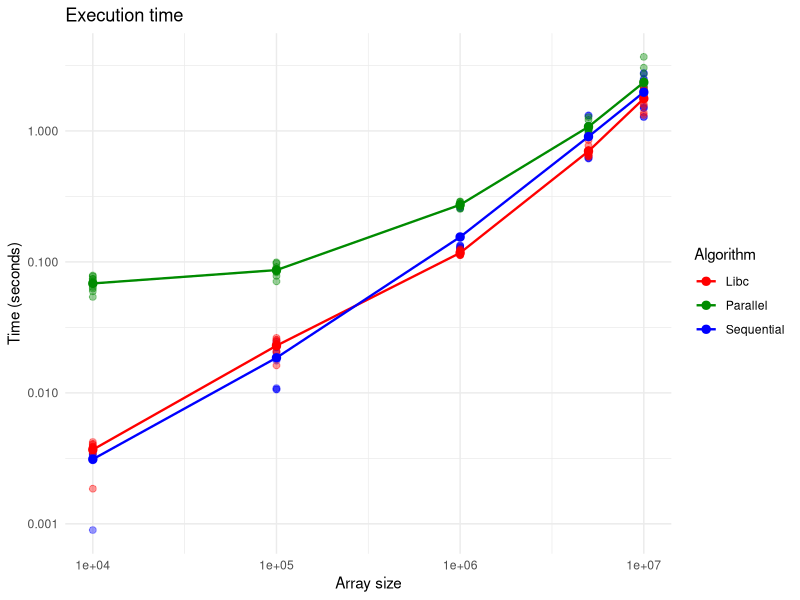
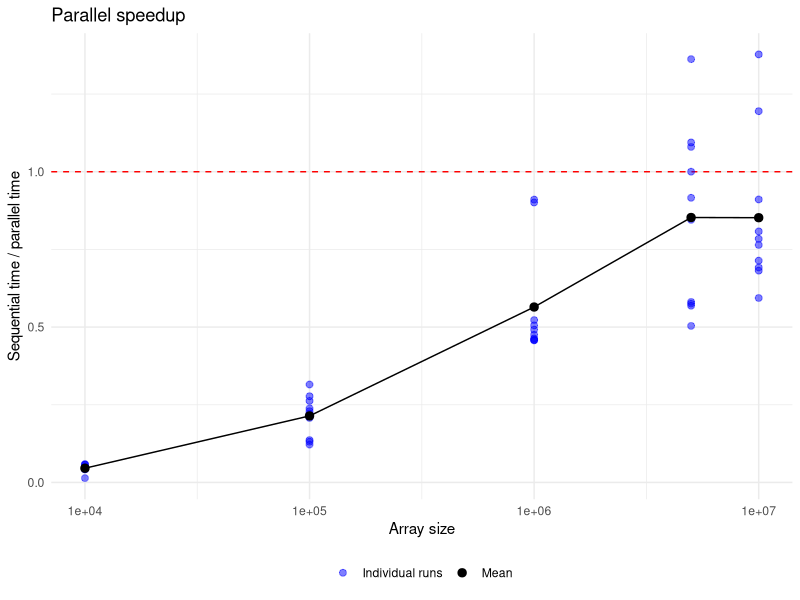
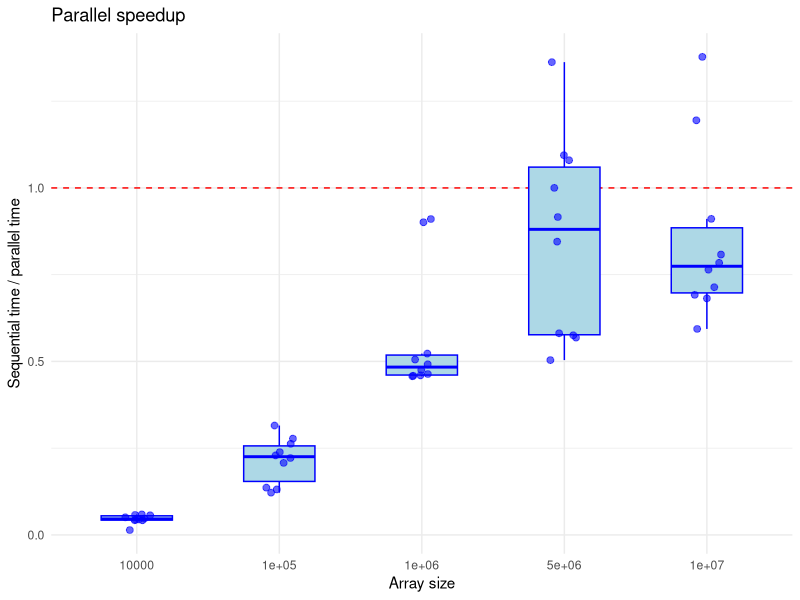
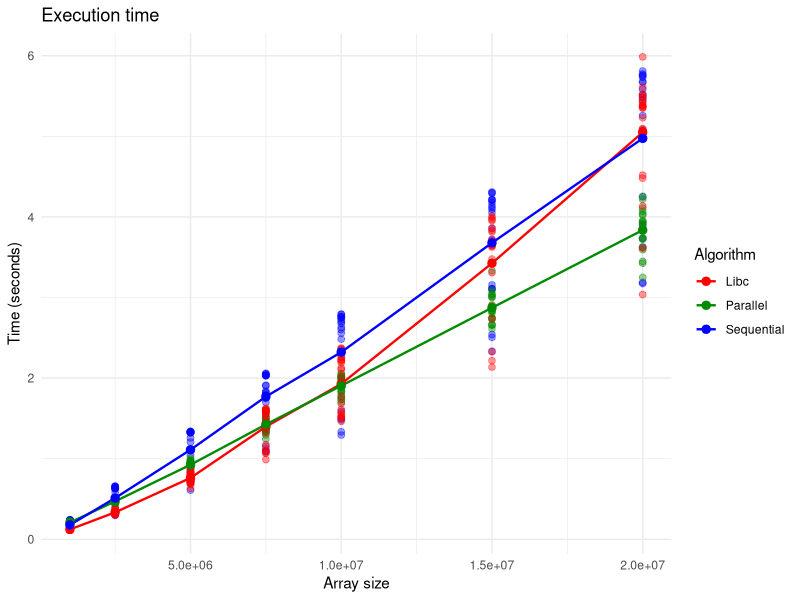
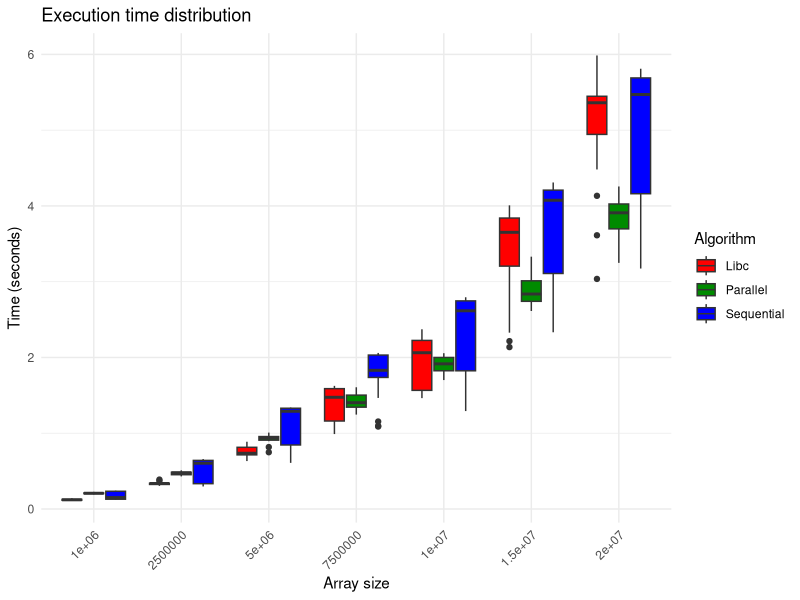
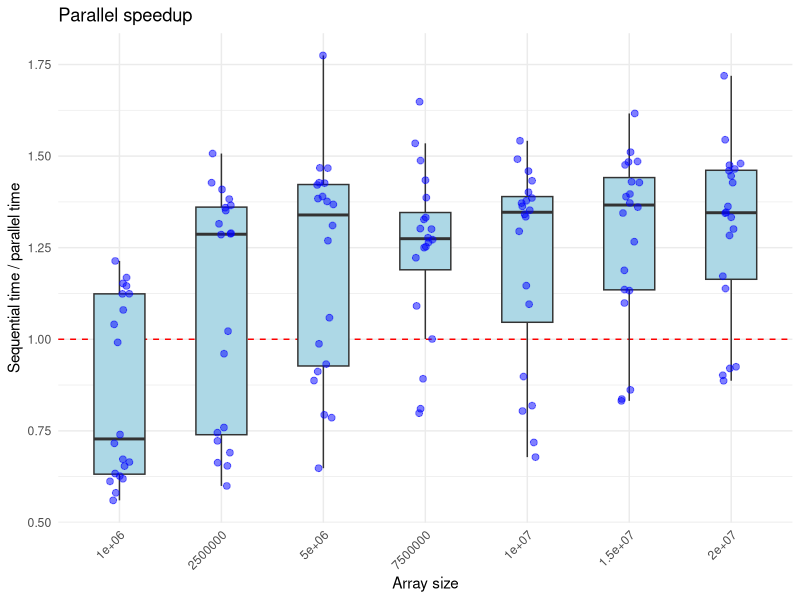

Here is the R script that generated these plots, in order:
## ---- chunk 1
library(ggplot2)

data <- read.csv(
  "data/aptikal-trpl_2026-10-27/measurements_simple_140210.csv"
)

table(data$size)
## ---- chunk 2
times <- rbind(
  data.frame(
    size = data$size,
    algorithm = "Sequential",
    time = data$sequential
  ),
  data.frame(
    size = data$size,
    algorithm = "Parallel",
    time = data$parallel
  ),
  data.frame(
    size = data$size,
    algorithm = "Libc",
    time = data$builtin
  )
)

mean_times <- aggregate(time ~ size + algorithm, data = times, mean)

ggplot(times, aes(x = size, y = time, colour = algorithm)) +
  geom_point(alpha = 0.4, size = 2) +
  geom_line(data = mean_times, linewidth = 0.8) +
  geom_point(data = mean_times, size = 2.5) +
  scale_colour_manual(
    values = c(
      "Sequential" = "blue",
      "Parallel" = "green4",
      "Libc" = "red"
    )
  ) +
  scale_x_log10() +
  scale_y_log10() +
  labs(
    title = "Execution time",
    x = "Array size",
    y = "Time (seconds)",
    colour = "Algorithm"
  ) +
  theme_minimal()
## ---- chunk 3
data$speedup <- data$sequential / data$parallel

mean_speedup <- aggregate(speedup ~ size, data = data, mean)

# Dot plot
ggplot(data, aes(x = size, y = speedup)) +
  geom_hline(
    yintercept = 1,
    linetype = "dashed",
    colour = "red"
  ) +
  geom_point(
    aes(colour = "Individual runs"),
    alpha = 0.5,
    size = 2
  ) +
  geom_line(
    data = mean_speedup,
    aes(group = 1),
    colour = "black"
  ) +
  geom_point(
    data = mean_speedup,
    aes(colour = "Mean"),
    size = 2.5
  ) +
  scale_colour_manual(
    name = NULL,
    values = c("Individual runs" = "blue", "Mean" = "black")
  ) +
  scale_x_log10() +
  labs(
    title = "Parallel speedup",
    x = "Array size",
    y = "Sequential time / parallel time"
  ) +
  theme_minimal() +
  theme(legend.position = "bottom")

data$speedup <- data$sequential / data$parallel

# Boxplot
ggplot(data, aes(x = factor(size), y = speedup)) +
  geom_hline(
    yintercept = 1,
    linetype = "dashed",
    colour = "red"
  ) +
  geom_boxplot(
    fill = "lightblue",
    colour = "blue",
    outlier.shape = NA,
    width = 0.5
  ) +
  geom_jitter(
    colour = "blue",
    alpha = 0.6,
    width = 0.1,
    size = 2
  ) +
  labs(
    title = "Parallel speedup",
    x = "Array size",
    y = "Sequential time / parallel time"
  ) +
  theme_minimal()
## ---- chunk 4
lines <- readLines("data/aptikal-trpl_2026-11-10/measurements_extended_161703.txt")

blocks <- split(lines, rep(seq_len(length(lines) / 5), each = 5))

extended <- do.call(rbind, lapply(seq_along(blocks), function(i) {
  block <- blocks[[i]]

  data.frame(
    run_order = i,
    size = as.numeric(sub("Size: ", "", block[1])),
    repetition = as.numeric(sub("Repetition: ", "", block[2])),
    sequential = as.numeric(sub("Sequential quicksort took: (.*) sec\\.", "\\1", block[3])),
    parallel = as.numeric(sub("Parallel quicksort took: (.*) sec\\.", "\\1", block[4])),
    builtin = as.numeric(sub("Built-in quicksort took: (.*) sec\\.", "\\1", block[5]))
  )
}))

table(extended$size)
## ---- chunk 5

extended_times <- rbind(
  data.frame(
    size = extended$size,
    algorithm = "Sequential",
    time = extended$sequential
  ),
  data.frame(
    size = extended$size,
    algorithm = "Parallel",
    time = extended$parallel
  ),
  data.frame(
    size = extended$size,
    algorithm = "Libc",
    time = extended$builtin
  )
)

extended_means <- aggregate(
  time ~ size + algorithm,
  data = extended_times,
  FUN = mean
)

ggplot(extended_times, aes(x = size, y = time, colour = algorithm)) +
  geom_point(alpha = 0.4, size = 2) +
  geom_line(data = extended_means, linewidth = 0.8) +
  geom_point(data = extended_means, size = 2.5) +
  scale_colour_manual(
    values = c(
      "Sequential" = "blue",
      "Parallel" = "green4",
      "Libc" = "red"
    )
  ) +
  labs(
    title = "Execution time",
    x = "Array size",
    y = "Time (seconds)",
    colour = "Algorithm"
  ) +
  theme_minimal()
## ---- chunk 6
ggplot(
  extended_times,
  aes(x = factor(size), y = time, fill = algorithm)
) +
  geom_boxplot() +
  scale_fill_manual(
    values = c(
      "Sequential" = "blue",
      "Parallel" = "green4",
      "Libc" = "red"
    )
  ) +
  labs(
    title = "Execution time distribution",
    x = "Array size",
    y = "Time (seconds)",
    fill = "Algorithm"
  ) +
  theme_minimal() +
  theme(axis.text.x = element_text(angle = 45, hjust = 1))
## ---- chunk 7
extended$speedup <- extended$sequential / extended$parallel

ggplot(extended, aes(x = factor(size), y = speedup)) +
  geom_hline(yintercept = 1, linetype = "dashed", colour = "red") +
  geom_boxplot(fill = "lightblue", outlier.shape = NA, width = 0.5) +
  geom_jitter(colour = "blue", alpha = 0.5, width = 0.1, size = 2) +
  labs(
    title = "Parallel speedup",
    x = "Array size",
    y = "Sequential time / parallel time"
  ) +
  theme_minimal() +
  theme(axis.text.x = element_text(angle = 45, hjust = 1))
